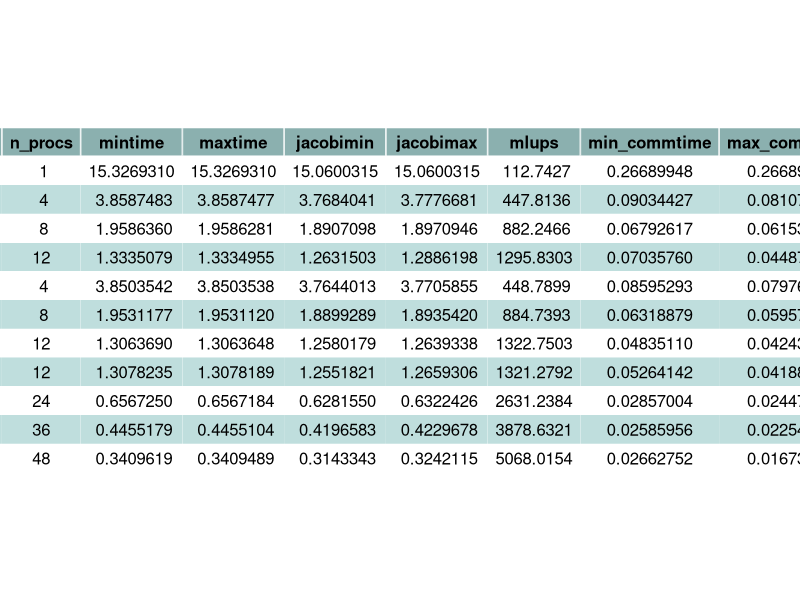
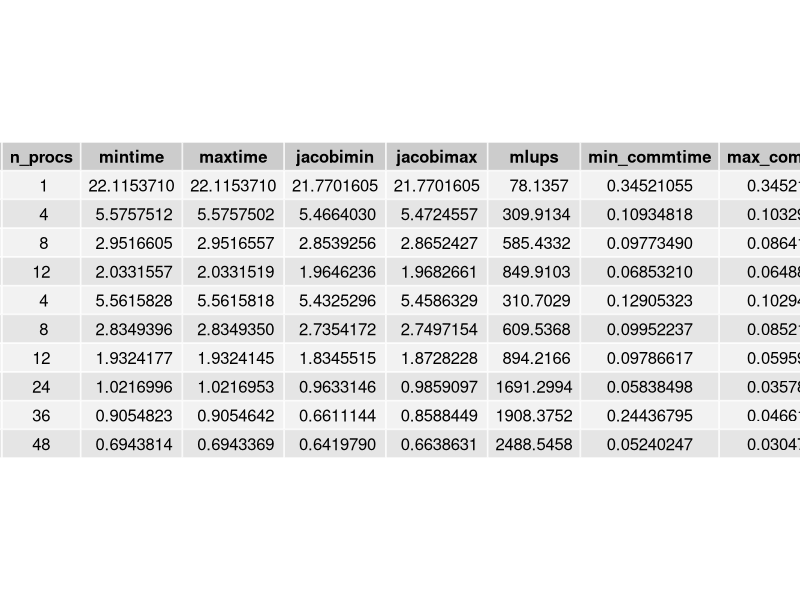
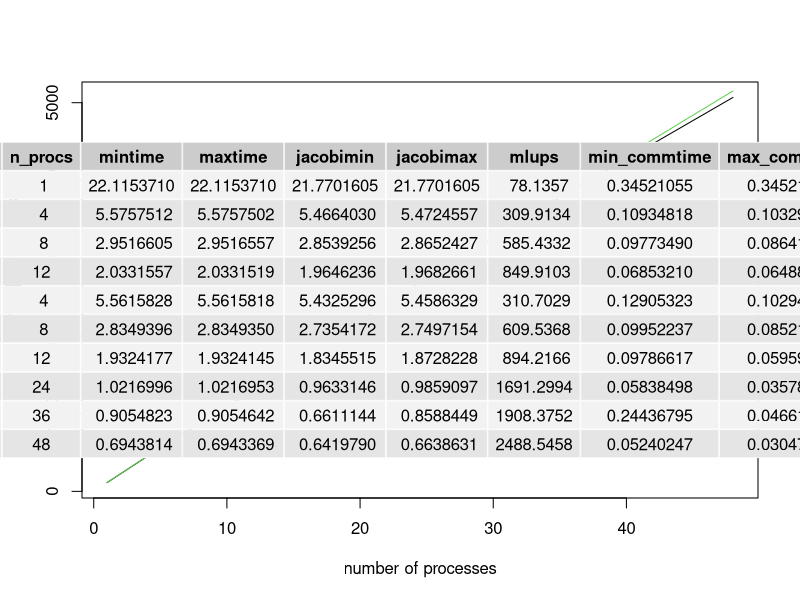
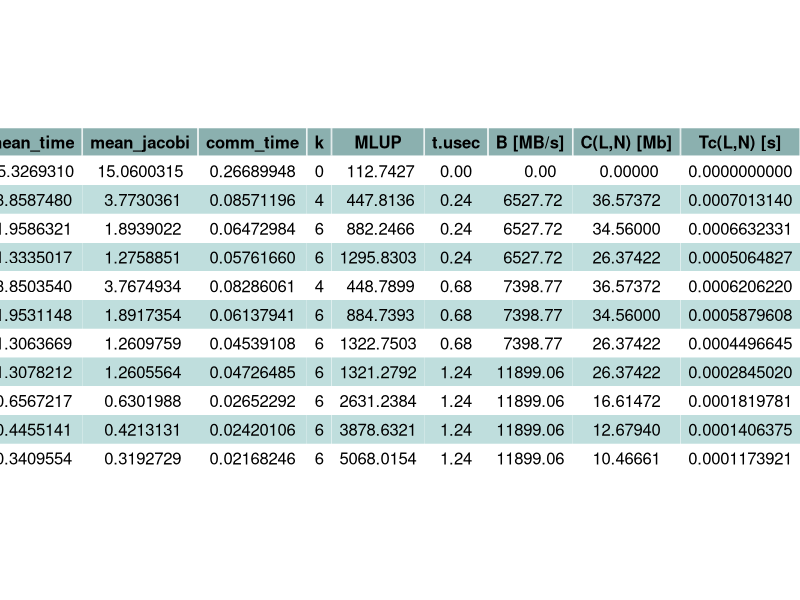

These charts were generated, in order, by the following R code: (Note: this script raises an error after producing the figures.)
# read csv assignment 1, section 3
library(ggplot2)
library(gridExtra)
library(grid)

# read results and see chek for scalabilit
setwd("~/DSSC/hpc_assignment1/section3")

color_df <- data.frame(color = c("#ffffff", "#bfdedd"), stringsAsFactors = FALSE)
my_table_theme <- ttheme_default(core=list(bg_params = list(fill = color_df$color[1:2], col=NA)), colhead =list(bg_params=list(fill ="#8bb0af")))

#read csv about results obtained on cpu nodes
jacobi <- data.frame(read.csv("results_cpu.csv"))
jacobi$min_commtime <- jacobi$mintime - jacobi$jacobimin
jacobi$max_commtime <- jacobi$maxtime - jacobi$jacobimax

grid.table(jacobi, rows=NULL, theme = my_table_theme)
grid.newpage()


#read csv about results obtained on gpu nodes
jacobi_gpu <- data.frame(read.csv("results_gpu.csv"))
jacobi_gpu$min_commtime <- jacobi_gpu$mintime - jacobi_gpu$jacobimin
jacobi_gpu$max_commtime <- jacobi_gpu$maxtime - jacobi_gpu$jacobimax

grid.table(jacobi_gpu, rows=NULL)
grid.newpage()

#build table for cpu nodes
jacobi_res <- jacobi[,1:2]
jacobi_res$mean_time <- (jacobi$mintime +jacobi$maxtime)/2
jacobi_res$mean_jacobi <- (jacobi$jacobimin +jacobi$jacobimax)/2
jacobi_res$comm_time <- (jacobi_res$mean_time - jacobi_res$mean_jacobi)
jacobi_res$k <- c(0,4,6,6,4,6,6,6,6,6,6)
jacobi_res$MLUP <- jacobi[,7]
jacobi_res$t.usec <- c(0,0.24,0.24,0.24,0.68,0.68,0.68,1.24,1.24,1.24,1.24)
jacobi_res$'B [MB/s]' <- c(0,6527.72,6527.72,6527.72,7398.77,7398.77,7398.77,11899.06,11899.06,11899.06,11899.06)

subdomain <- 1200/jacobi_res$n_procs^(1/3)
jacobi_res$'C(L,N) [Mb]' <- c(0,subdomain[-1]^2*jacobi_res$k[-1]*16*10^(-6))
jacobi_res$'Tc(L,N) [s]' <- c(0,jacobi_res$'C(L,N) [Mb]'[-1]/(jacobi_res$'B [MB/s]'[-1] * 8) + jacobi_res$k[-1]*jacobi_res$t.usec[-1]*10^(-6))
jacobi_res$'P(L,N) [MLUP/sec]' <- 1200^3/((jacobi_res$mean_jacobi[1]/jacobi_res$n_procs + jacobi_res$comm_time)*10^6)

png("jacobi_res.png", width=1000,height=480,bg = "white")
grid.table(jacobi_res, rows=NULL, theme = my_table_theme)
dev.off()

plot(jacobi_res$n_procs, jacobi_res$MLUP, xlab="number of processes", ylab="Performance [MLUPs/sec]", type='l')
lines(jacobi_res$n_procs, jacobi_res$'P(L,N) [MLUP/sec]', xlab="number of processes", ylab="Performance [MLUPs/sec]", type='l', col=3)


#gpu
jacobi_gpu <- data.frame(read.csv("results_gpu.csv"))
jacobi_gpu$min_commtime <- jacobi_gpu$mintime - jacobi_gpu$jacobimin
jacobi_gpu$max_commtime <- jacobi_gpu$maxtime - jacobi_gpu$jacobimax

grid.table(jacobi_gpu, rows=NULL)

#build table for gpu nodes
jacobi_gpu_res <- jacobi_gpu[,1:2]
jacobi_gpu_res$mean_time <- (jacobi_gpu$mintime +jacobi_gpu$maxtime)/2
jacobi_gpu_res$mean_jacobi <- (jacobi_gpu$jacobimin +jacobi_gpu$jacobimax)/2
jacobi_gpu_res$comm_time <- (jacobi_gpu_res$mean_time - jacobi_gpu_res$mean_jacobi)
jacobi_gpu_res$k <- c(0,4,6,6,4,6,6,6,6,6)
jacobi_gpu_res$MLUP <- jacobi_gpu[,7]
jacobi_gpu_res$t.usec <- c(0,0.24,0.24,0.24,0.68,0.68,0.68,1.24,1.24,1.24)
jacobi_gpu_res$'B [MB/s]' <- c(0,6527.72,6527.72,6527.72,7398.77,7398.77,7398.77,7398.77,7398.77,7398.77)

subdomain <- 1200/jacobi_gpu_res$n_procs^(1/3)
jacobi_gpu_res$'C(L,N) [Mb]' <- c(0,subdomain[-1]^2*jacobi_gpu_res$k[-1]*16/1000000)
jacobi_gpu_res$'Tc(L,N) [s]' <- c(0,jacobi_res$'C(L,N) [Mb]'[-1]/(jacobi_res$'B [MB/s]'[-1] * 8) + jacobi_gpu_res$k[-1]*jacobi_gpu_res$t.usec[-1]*10^(-6))
jacobi_gpu_res$'P(L,N) [MLUP/sec]' <- 1200^3/((jacobi_gpu_res$mean_jacobi[1]/jacobi_gpu_res$n_procs + jacobi_gpu_res$comm_time)*10^6)

png("jacobi_gpu_res.png", width=1000,height=480,bg = "white")
grid.table(jacobi_gpu_res, rows=NULL, theme = my_table_theme)
dev.off()



########
#STRONG SCALABILITY on cpu nodes
#simple plot for scalability wtr to the number of processor
png("cpu_gpu_comparison.png", width=1000,height=480,bg = "white")
par(mfrow=c(1,2))
plot( jacobi$n_procs[c(1:4,9,10,11)], jacobi$mlups[c(1:4,9,10,11)], xlab="number of processes", ylab="Performance [MLUPs/sec]", type='l',lwd=2, main="CPU nodes")
points(jacobi$n_procs[c(1:4,9,10,11)], jacobi$mlups[c(1:4,9,10,11)],pch=16)
slope = (jacobi$mlups[2] - jacobi$mlups[1])/(jacobi$n_procs[2] - jacobi$n_procs[1])
curve(slope*x, add=T)
legend(1, 5000, legend=c("Linear","Experimental"), lty=c(1,2), lwd=c(1,2))

#STRONG SCALABILITY on gpu nodes
#simple plot for scalability wtr to the number of processor
plot( jacobi_gpu$n_procs[c(1:4,8,9,10)], jacobi_gpu$mlups[c(1:4,8,9,10)], xlab="number of processes", ylab="Performance [MLUPs/sec]", type='l',lwd=2, main="GPU nodes")
points(jacobi_gpu$n_procs[c(1:4,8,9,10)], jacobi_gpu$mlups[c(1:4,8,9,10)],pch=16)
slope = (jacobi_gpu$mlups[2] - jacobi_gpu$mlups[1])/(jacobi_gpu$n_procs[2] - jacobi_gpu$n_procs[1])
curve(slope*x, add=T)
legend(1, 2500, legend=c("Linear", "Experimental"), lwd=c(1,2))
segments(24,0,24,jacobi_gpu$mlups[8],lty=2)

dev.off()

# time taken
#plot( jacobi$n_procs[c(1:4,9,10,11)], jacobi$maxtime[c(1:4,9,10,11)], xlab="number of processes", ylab="Time taken [sec]", type='l',lwd=2)
#points(jacobi$n_procs[c(1:4,9,10,11)], jacobi$maxtime[c(1:4,9,10,11)],pch=16)

#WEAK SCALABILITY on cpu nodes
library(readr)
#read csv about results obtained for a fixed problem size per processor
jacobi_weak <- data.frame(read_csv("results_weak.csv"))
jacobi_weak$min_commtime <- jacobi_weak$mintime - jacobi_weak$jacobimin
jacobi_weak$max_commtime <- jacobi_weak$maxtime - jacobi_weak$jacobimax

#build table for cpu nodes weak scalability
jacobi_weak_res <- jacobi_weak[,1:2]
jacobi_weak_res$mean_time <- (jacobi_weak$mintime +jacobi_weak$maxtime)/2
jacobi_weak_res$mean_jacobi <- (jacobi_weak$jacobimin +jacobi_weak$jacobimax)/2
jacobi_weak_res$comm_time <- (jacobi_weak_res$mean_time - jacobi_weak_res$mean_jacobi)
jacobi_weak_res$k <- c(0,4,6,6,4,6,6,6,6,6)
jacobi_weak_res$MLUP <- jacobi_weak[,7]
jacobi_weak_res$t.usec <- c(0,0.24,0.24,0.24,0.68,0.68,0.68,1.24,1.24,1.24)
jacobi_weak_res$'B [MB/s]' <- c(0,6527.72,6527.72,6527.72,7398.77,7398.77,7398.77,11899.06,11899.06,11899.06)

jacobi_weak_res$'C(L,N) [Mb]' <- c(0,120^2*jacobi_weak_res$k[-1]*16*10^(-6))
jacobi_weak_res$'Tc(L,N) [s]' <- c(0,jacobi_weak_res$'C(L,N) [Mb]'[-1]/(jacobi_weak_res$'B [MB/s]'[-1] * 8) + jacobi_weak_res$k[-1]*jacobi_weak_res$t.usec[-1]*10^(-6))
jacobi_weak_res$'P(L,N) [MLUP/sec]' <- (120^3 * jacobi_weak_res$n_procs)/((jacobi_weak_res$mean_jacobi[1] + jacobi_weak_res$comm_time)*10^6)

#png("jacobi_res.png", width=1000,height=480,bg = "white")
grid.table(jacobi_weak_res, rows=NULL, theme = my_table_theme)
#dev.off()



